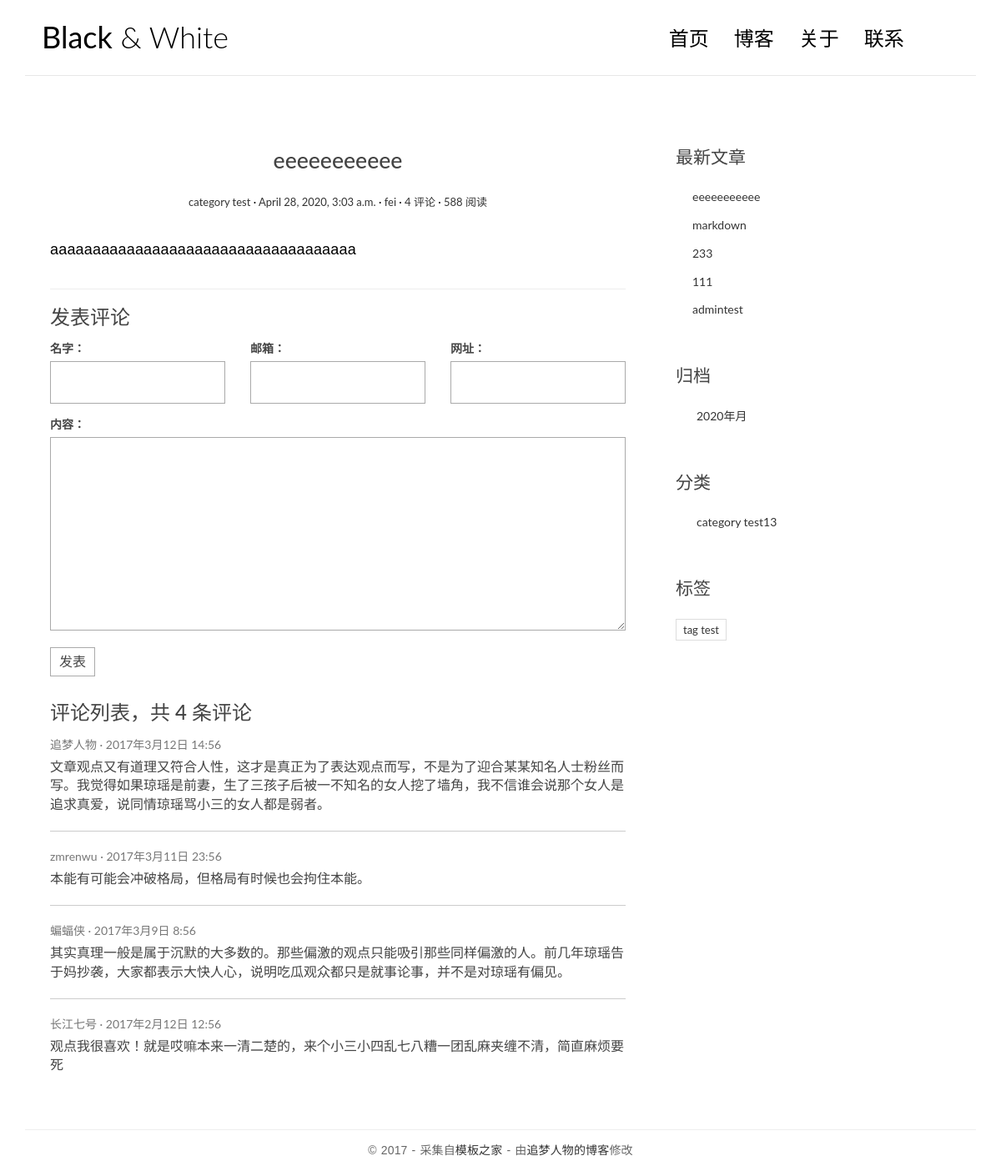
Page /post/6/ on the committed database.
### blog/models.py (models this page shows, shortened)
class Post(models.Model):
    class Meta:
        verbose_name = '文章'
        verbose_name_plural = verbose_name
    title = models.CharField('标题', max_length=100)
    body = models.TextField('正文', max_length=100000)
    created_time = models.DateTimeField('创建时间', default=timezone.now)
    modified_time = models.DateTimeField('修改时间')
    excerpt = models.CharField('摘要', max_length=100, blank=True)
    category = models.ForeignKey(Category, verbose_name='分类', on_delete=models.CASCADE)
    tags = models.ManyToManyField(Tag, verbose_name='标签', blank=True)
    author = models.ForeignKey(User, verbose_name='作者', on_delete=models.CASCADE)
    def get_absolute_url(self):
        return reverse('blog:detail', kwargs={'pk': self.pk})

class Category(models.Model):
    name = models.CharField(max_length=100)
    class Meta:
        verbose_name = '分类'
        verbose_name_plural = verbose_name

class Tag(models.Model):
    name = models.CharField(max_length=100)
    class Meta:
        verbose_name = '标签'
        verbose_name_plural = verbose_name

### blog/views.py (the view)
# urls.py: path('post/<int:pk>/', views.detail, name='detail'),
def detail(request, pk):
    post = get_object_or_404(Post, pk=pk)
    md = markdown.Markdown(extensions=[
        'markdown.extensions.extra',
        'markdown.extensions.codehilite',
        'markdown.extensions.fenced_code',
        TocExtension(slugify=slugify)
    ])
    post.body = md.convert(post.body)
    m = re.search(r'<div class="toc">\s*<ul>(.*)</ul>\s*</div>', md.toc, re.S)
    post.toc = m.group(1) if m is not None else ''
    return render(request, 'blog/detail.html', context={'post': post})

### comments/forms.py
class CommentForm(forms.ModelForm):
    class Meta:
        model = Comment
        fields = ['name', 'email', 'url', 'text']

### blog/templatetags/blog_extra.py (called while the page is built)
@register.inclusion_tag('blog/inclusions/_recent_posts.html', takes_context=True)
def show_recent_posts(context, num=5):
    return {
        'recent_post_list': Post.objects.all().order_by('-created_time')[:num]
    }

@register.inclusion_tag('blog/inclusions/_archives.html', takes_context=True)
def show_archives(context):
    return {
        'date_list': Post.objects.dates('created_time', 'month', order='DESC')
    }

@register.inclusion_tag('blog/inclusions/_categories.html', takes_context=True)
def show_categories(context):
    return {
        'category_list': Category.objects.all()
    }

@register.inclusion_tag('blog/inclusions/_tags.html', takes_context=True)
def show_tags(context):
    return {
        'tag_list': Tag.objects.all()
    }

### comments/templatetags/comment_extra.py (called while the page is built)
@register.inclusion_tag('comments/inclusions/_form.html', takes_context=True)
def show_comment_form(context, post, form=None):
    if form is None:
        form = CommentForm()
    return {
        'form': form,
        'post': post,
    }

### templates/blog/detail.html (shortened to what this page needs)
{% extends 'base.html' %}
{% load comment_extra %}
{% block main %}
    <article class="post post-1">
        <header class="entry-header">
            <h1 class="entry-title">{{ post.title }}</h1>
            <div class="entry-meta">
                <span class="post-category"><a href="#">{{ post.category.name }}</a></span>
                <span class="post-date"><a href="#"><time class="entry-date"
                                                          datetime="{{ post.created_time }}">{{ post.created_time }}</time></a></span>
                <span class="post-author"><a href="#">{{ post.author }}</a></span>
                <span class="comments-link"><a href="#">4 评论</a></span>
                <span class="views-count"><a href="#">588 阅读</a></span>
            </div>
        </header>
        <div class="entry-content clearfix">
            {{ post.body|safe }}
        </div>
    </article>
    <section class="comment-area" id="comment-area">
        <hr>
        <h3>发表评论</h3>
        {% show_comment_form post %}
        <div class="comment-list-panel">
            <h3>评论列表，共 <span>4</span> 条评论</h3>
            <ul class="comment-list list-unstyled">
                <li class="comment-item">
                    <span class="nickname">追梦人物</span>
                    <time class="submit-date" datetime="2012-11-09T23:15:57+00:00">2017年3月12日 14:56</time>
                    <div class="text">
                        文章观点又有道理又符合人性，这才是真正为了表达观点而写，不是为了迎合某某知名人士粉丝而写。我觉得如果琼瑶是前妻，生了三孩子后被一不知名的女人挖了墙角，我不信谁会说那个女人是追求真爱，说同情琼瑶骂小三的女人都是弱者。
                    </div>
                </li>
                <li class="comment-item">
                    <span class="nickname">zmrenwu</span>
                    <time class="submit-date" datetime="2012-11-09T23:15:57+00:00">2017年3月11日 23:56</time>
                    <div class="text">
                        本能有可能会冲破格局，但格局有时候也会拘住本能。
                    </div>
                </li>
                <li class="comment-item">
                    <span class="nickname">蝙蝠侠</span>
                    <time class="submit-date" datetime="2012-11-09T23:15:57+00:00">2017年3月9日 8:56</time>
                    <div class="text">
                        其实真理一般是属于沉默的大多数的。那些偏激的观点只能吸引那些同样偏激的人。前几年琼瑶告于妈抄袭，大家都表示大快人心，说明吃瓜观众都只是就事论事，并不是对琼瑶有偏见。
                    </div>
                </li>
                <li class="comment-item">
                    <span class="nickname">长江七号</span>
                    <time class="submit-date" datetime="2012-11-09T23:15:57+00:00">2017年2月12日 12:56</time>
                    <div class="text">
                        观点我很喜欢！就是哎嘛本来一清二楚的，来个小三小四乱七八糟一团乱麻夹缠不清，简直麻烦要死
                    </div>
                </li>
            </ul>
        </div>
    </section>
{% endblock main %}

### templates/blog/inclusions/_recent_posts.html
<div class="widget widget-recent-posts">
    <h3 class="widget-title">最新文章</h3>
    <ul>
        {% for post in recent_post_list %}
            <li>
                <a href="{{ post.get_absolute_url }}">{{ post.title }}</a>
            </li>
        {% empty %}
            暂无文章
        {% endfor %}
    </ul>
</div>

### templates/blog/inclusions/_categories.html
<div class="widget widget-category">
    <h3 class="widget-title">分类</h3>
    <ul>
        {% for category in category_list %}
            <li>
                <a href="{% url 'blog:category' category.pk %}">{{ category.name }}<span class="post-count">13</span></a>
            </li>
        {% empty %}
            暂无分类
        {% endfor %}
    </ul>
</div>

### templates/blog/inclusions/_tags.html
<div class="widget widget-tag-cloud">
    <h3 class="widget-title">标签</h3>
    <ul>
        {% for tag in tag_list %}
            <li>
                <a href="{% url 'blog:tag' tag.pk %}">{{ tag.name }}</a>
            </li>
        {% empty %}
            暂无标签
        {% endfor %}
    </ul>
</div>

### blog/static/blog/css/custom.css (style rules this page uses)
* { outline: none; }
h1, h2, h3, h4, h5, h6 { margin-top: 0; }
a { color: #333; }
body { color: #444; font-family: 'Lato', sans-serif; }
p { font-family: 'Ubuntu', sans-serif; font-weight: 400; word-spacing: 1px; letter-spacing: 0.01em; }
.post { background: #fff; padding: 30px 30px 0; }
.entry-title { text-align: center; font-size: 1.9em; margin-bottom: 20px; line-height: 1.6; padding: 10px 20px 0; }
.entry-meta { text-align: center; color: #DDDDDD; font-size: 13px; margin-bottom: 30px; }
.entry-content { font-size: 18px; line-height: 1.9; font-weight: 300; color: #000; }
.post-category::after, .post-date::after, .post-author::after, .comments-link::after { content: ' ·'; color: #000; }
.widget { background: #fff; padding: 30px 0 0; }
.widget-title { font-size: 1.5em; margin-bottom: 20px; line-height: 1.6; padding: 10px 0 0; font-weight: 400; }
.widget-recent-posts ul { padding: 0; margin: 0; padding-left: 20px; }
.widget-recent-posts ul li { list-style-type: none; position: relative; line-height: 170%; margin-bottom: 10px; }
.widget-recent-posts ul li::before { content: '\f3d3'; font-family: "Ionicons"; position: absolute; left: -17px; top: 3px; font-size: 16px; color: #000; }
.widget-category ul { padding: 0; margin: 0; padding-left: 25px; }
.widget-category ul li { list-style-type: none; position: relative; line-height: 170%; margin-bottom: 10px; }
.widget-category ul li::before { content: '\f3fe'; font-family: "Ionicons"; position: absolute; left: -25px; top: 1px; font-size: 18px; color: #000; }
.widget-tag-cloud ul { padding: 0; margin: 0; margin-right: -10px; }
.widget-tag-cloud ul li { list-style-type: none; font-size: 13px; display: inline-block; margin-right: 10px; margin-bottom: 10px; padding: 3px 8px; border: 1px solid #ddd; }
.contact-form input, .comment-form input { border: 1px solid #aaa; margin-bottom: 15px; width: 100%; padding: 15px 15px; font-size: 16px; line-height: 100%; transition: 0.4s border-color linear; }
.contact-form textarea, .comment-form textarea { border: 1px solid #aaa; margin-bottom: 15px; width: 100%; padding: 15px 15px; font-size: 16px; line-height: 20px !important; min-height: 183px; transition: 0.4s border-color linear; }
.comment-area { padding: 0 30px 0; }
.comment-list-panel { margin-top: 30px; }
.comment-list { margin-top: 15px; }
.comment-item:not(:last-child) { border-bottom: 1px #ccc solid; margin-bottom: 20px; padding-bottom: 20px; }
.comment-item .nickname, .comment-item .submit-date { color: #777; font-size: 14px; }
.comment-item .nickname:after { content: ' ·'; }
.comment-item .text { padding-top: 5px; font-size: 16px; }

### rows in the picture
Post: title "eeeeeeeeeee", category.name "category test", created_time "April 28, 2020, 3:03 a.m.", author "fei", body "aaaaaaaaaaaaaaaaaaaaaaaaaaaaaaaaaaaa"
Post: title "markdown"
Post: title "233"
Post: title "111"
Post: title "admintest"
Category: name "category test"
Tag: name "tag test"

### other values in the picture
{{ date.year }} "2020"
